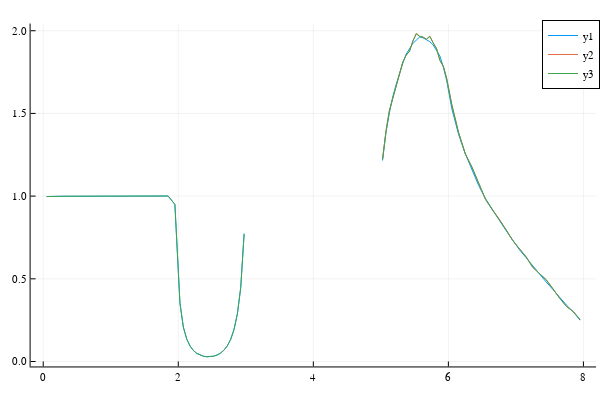

The notebook cell saved with this chart:
### Markdown cell above
Flux calculation with variance reduction, the weight reduces exponentially   
ϕ  - flux from absorption rate/tracklength   
ϕ2 - flux from scattering rate   
ϕ3 - flux from total collision rate

### Code cell
Δx=Float64[]
for i=1:length(widths)
    Δx=[Δx;ones(NΔx[i]).*widths[i]/NΔx[i]]
end
I=sum(NΔx)
x=[sum(Δx[1:i])-*(Δx[i]/2) for i=1:I]
Reactions=zeros(I);
Abs=copy(Reactions)
L1,L2=0,0;

Σ_t=map(Σt,x)
Σ_r=map(Σr,x)
Σ_s=map(Σs,x)
L=Σ_t.*Δx
Ls=Σ_s.*Δx
Lr=Σ_r.*Δx
Qp=reduce(vcat,[Q(x[i])*Δx[i] for i=1:I])
Sf=sum(Qp)
Qp/=Sf
ϕ=zeros(I);
ϕ2=zeros(I)
ϕ3=zeros(I)
φ=copy(ϕ);
φ2=copy(ϕ);
φ3=copy(ϕ);
Batches=100
tally2=zeros(Batches)
@time for batch=1:Batches
    #print("\nBatch: ", batch)
    NN=100000
    ϕ=zeros(I);
    for j=1:NN
        
        pQ=rand()

        i=0
        while pQ>0
            i+=1
            pQ-=Qp[i]    
        end

        xQ=x[i]+(0.5+pQ/Qp[i])*Δx[i]
        ω=1

        br=false
        while ω>1e-38
            if ω<0.25
                if rand()<ω
                    ω=1
                    #print("I am alive xD")
                else
                    ω=0
                    #print("Save me I am dying!\n")
                    continue
                end
            end
            μ=2*(rand()-0.5)
            invμ=1/abs(μ)
            l=-log(rand())
                
            if μ>0
                ΔxQ=x[i]+0.5*Δx[i]-xQ
                l-=ΔxQ*Σ_s[i]*invμ
                
                if l>0
                    Expa=exp(-ΔxQ*Σ_r[i]*invμ)
                    ϕ[i]+=ω*(1-Expa)
                    ω*=Expa
                    shift=1

                else
                    l+=ΔxQ*Σ_s[i]*invμ
                    Expa=exp(-l*Σ_r[i]/Σ_s[i])
                    ϕ[i]+=ω*(1-Expa)
                    ω*=Expa
                    Reactions[i]+=ω
                    xQ+=l/Σ_s[i]/invμ
                    continue
                end
                
            elseif μ<0
                ΔxQ=xQ-x[i]+0.5*Δx[i]
                l-=ΔxQ*Σ_s[i]*invμ
                    
                if l>0    
                    Expa=exp(-ΔxQ*Σ_r[i]*invμ)
                    ϕ[i]+=ω*(1-Expa)
                    ω*=Expa
                    shift=-1
                else
                    l+=ΔxQ*Σ_s[i]*invμ
                    Expa=exp(-l*Σ_r[i]/Σ_s[i])
                    ϕ[i]+=ω*(1-Expa)
                    ω*=Expa
                    Reactions[i]+=ω
                    xQ-=l/Σ_s[i]/invμ
                    continue
                end
            end
            
            while l>0 && ω>1e-38         

                if i==1 && μ<0 
                    if β1>rand()
                        μ*=-1
                        i=0
                        shift=1
                    else
                        br=true
                        break
                    end  
                elseif i==I && μ>0
                    if β2>rand()
                        μ*=-1
                        i=I+1
                        shift=-1
                    else
                        br=true
                        break
                    end
                end
                i+=shift
                l-=Ls[i]*invμ
                Expa=exp(-Lr[i]*invμ)
                ϕ[i]+=ω*(1-Expa)
                ω*=Expa

            end
            
            if br || ω<1e-38 
                break
            end

            ω/=Expa
            ϕ[i]-=ω*(1-Expa)
            if μ>0               
                xQ=x[i]+0.5*Δx[i]+(l*μ/Σ_s[i])
                ΔxQ=xQ-x[i]+0.5*Δx[i]
                Expa=exp(-ΔxQ*Σ_r[i]*invμ)
                ω*=Expa
                ϕ[i]+=ω*(1-Expa)
            elseif μ<0
                xQ=x[i]-0.5*Δx[i]+l*μ/Σ_s[i]
                ΔxQ=x[i]+0.5*Δx[i]-xQ
                Expa=exp(-ΔxQ*Σ_r[i]*invμ)
                ω*=Expa
                ϕ[i]+=ω*(1-Expa)
            end
            Reactions[i]+= ω

        end
    end
    ϕ2=Sf*Reactions./Ls/NN
    Reactions+=ϕ
    ϕ./=Lr
    ϕ*=Sf/NN
    tally2[batch]=ϕ[72]
    φ+=ϕ
    ϕ3=Sf*Reactions./L/NN
    φ2+=ϕ2
    φ3+=ϕ3
    Reactions*=0
end
plot(x,[φ,φ2,φ3]/Batches)

### Figure 1 — Plotly figure (JSON) as saved in the notebook; plotly's stock layout.template omitted (floating-point values rounded to 4 significant figures)
{"data": [{"colorbar": {"len": 0.9525, "title": "", "x": 0.9934, "y": 0.5139}, "legendgroup": "y1", "line": {"color": "rgba(0, 154, 250, 1.000)", "dash": "solid", "shape": "linear", "width": 1}, "mode": "lines", "name": "y1", "showlegend": true, "type": "scatter", "x": [0.05, 0.15, 0.25, 0.35, 0.45, 0.55, 0.65, 0.75, 0.85, 0.95, 1.05, 1.15, 1.25, 1.35, 1.45, 1.55, 1.65, 1.75, 1.85, 1.95, 2.025, 2.075, 2.125, 2.175, 2.225, 2.275, 2.325, 2.375, 2.425, 2.475, 2.525, 2.575, 2.625, 2.675, 2.725, 2.775, 2.825, 2.875, 2.925, 2.975], "xaxis": "x", "y": [0.9974, 1.0, 0.9991, 0.9992, 0.9991, 1.0, 1.001, 0.9999, 1.001, 1.002, 1.002, 1.001, 0.9981, 1.0, 1.001, 0.9998, 1.001, 0.9985, 1.001, 0.9496, 0.3516, 0.2079, 0.1359, 0.093, 0.06604, 0.04877, 0.03789, 0.03156, 0.02876, 0.02904, 0.03241, 0.03927, 0.05055, 0.06784, 0.0938, 0.1328, 0.1926, 0.2873, 0.4477, 0.7724], "yaxis": "y"}, {"colorbar": {"len": 0.9525, "title": "", "x": 0.9934, "y": 0.5139}, "legendgroup": "y1", "line": {"color": "rgba(0, 154, 250, 1.000)", "dash": "solid", "shape": "linear", "width": 1}, "mode": "lines", "name": "y1", "showlegend": false, "type": "scatter", "x": [5.025, 5.075, 5.125, 5.175, 5.225, 5.275, 5.325, 5.375, 5.425, 5.475, 5.525, 5.575, 5.625, 5.675, 5.725, 5.775, 5.825, 5.875, 5.925, 5.975, 6.05, 6.15, 6.25, 6.35, 6.45, 6.55, 6.65, 6.75, 6.85, 6.95, 7.05, 7.15, 7.25, 7.35, 7.45, 7.55, 7.65, 7.75, 7.85, 7.95], "xaxis": "x", "y": [1.215, 1.383, 1.501, 1.599, 1.673, 1.741, 1.803, 1.859, 1.893, 1.923, 1.944, 1.962, 1.957, 1.947, 1.934, 1.914, 1.877, 1.847, 1.781, 1.698, 1.53, 1.375, 1.256, 1.157, 1.063, 0.9846, 0.9181, 0.8575, 0.7943, 0.7355, 0.6774, 0.628, 0.5773, 0.5261, 0.4802, 0.4345, 0.386, 0.3405, 0.2998, 0.2498], "yaxis": "y"}, {"colorbar": {"len": 0.9525, "title": "", "x": 0.9934, "y": 0.5139}, "legendgroup": "y2", "line": {"color": "rgba(227, 111, 71, 1.000)", "dash": "solid", "shape": "linear", "width": 1}, "mode": "lines", "name": "y2", "showlegend": true, "type": "scatter", "x": [5.025, 5.075, 5.125, 5.175, 5.225, 5.275, 5.325, 5.375, 5.425, 5.475, 5.525, 5.575, 5.625, 5.675, 5.725, 5.775, 5.825, 5.875, 5.925, 5.975, 6.05, 6.15, 6.25, 6.35, 6.45, 6.55, 6.65, 6.75, 6.85, 6.95, 7.05, 7.15, 7.25, 7.35, 7.45, 7.55, 7.65, 7.75, 7.85, 7.95], "xaxis": "x", "y": [1.223, 1.39, 1.516, 1.589, 1.673, 1.738, 1.811, 1.852, 1.876, 1.939, 1.985, 1.966, 1.961, 1.949, 1.968, 1.927, 1.893, 1.819, 1.786, 1.712, 1.556, 1.386, 1.256, 1.176, 1.083, 0.98, 0.9183, 0.863, 0.7998, 0.7333, 0.6817, 0.634, 0.5688, 0.5304, 0.4948, 0.4388, 0.381, 0.3321, 0.3019, 0.254], "yaxis": "y"}, {"colorbar": {"len": 0.9525, "title": "", "x": 0.9934, "y": 0.5139}, "legendgroup": "y3", "line": {"color": "rgba(62, 164, 78, 1.000)", "dash": "solid", "shape": "linear", "width": 1}, "mode": "lines", "name": "y3", "showlegend": true, "type": "scatter", "x": [0.05, 0.15, 0.25, 0.35, 0.45, 0.55, 0.65, 0.75, 0.85, 0.95, 1.05, 1.15, 1.25, 1.35, 1.45, 1.55, 1.65, 1.75, 1.85, 1.95, 2.025, 2.075, 2.125, 2.175, 2.225, 2.275, 2.325, 2.375, 2.425, 2.475, 2.525, 2.575, 2.625, 2.675, 2.725, 2.775, 2.825, 2.875, 2.925, 2.975], "xaxis": "x", "y": [0.9974, 1.0, 0.9991, 0.9992, 0.9991, 1.0, 1.001, 0.9999, 1.001, 1.002, 1.002, 1.001, 0.9981, 1.0, 1.001, 0.9998, 1.001, 0.9985, 1.001, 0.9496, 0.3516, 0.2079, 0.1359, 0.093, 0.06604, 0.04877, 0.03789, 0.03156, 0.02876, 0.02904, 0.03241, 0.03927, 0.05055, 0.06784, 0.0938, 0.1328, 0.1926, 0.2873, 0.4477, 0.7724], "yaxis": "y"}, {"colorbar": {"len": 0.9525, "title": "", "x": 0.9934, "y": 0.5139}, "legendgroup": "y3", "line": {"color": "rgba(62, 164, 78, 1.000)", "dash": "solid", "shape": "linear", "width": 1}, "mode": "lines", "name": "y3", "showlegend": false, "type": "scatter", "x": [5.025, 5.075, 5.125, 5.175, 5.225, 5.275, 5.325, 5.375, 5.425, 5.475, 5.525, 5.575, 5.625, 5.675, 5.725, 5.775, 5.825, 5.875, 5.925, 5.975, 6.05, 6.15, 6.25, 6.35, 6.45, 6.55, 6.65, 6.75, 6.85, 6.95, 7.05, 7.15, 7.25, 7.35, 7.45, 7.55, 7.65, 7.75, 7.85, 7.95], "xaxis": "x", "y": [1.222, 1.389, 1.514, 1.59, 1.673, 1.738, 1.81, 1.852, 1.878, 1.938, 1.981, 1.966, 1.961, 1.948, 1.965, 1.926, 1.891, 1.822, 1.785, 1.711, 1.553, 1.385, 1.256, 1.174, 1.081, 0.9805, 0.9183, 0.8624, 0.7992, 0.7335, 0.6813, 0.6334, 0.5696, 0.5299, 0.4933, 0.4384, 0.3815, 0.333, 0.3017, 0.2536], "yaxis": "y"}], "layout": {"annotations": [], "height": 400, "legend": {"bgcolor": "rgba(255, 255, 255, 1.000)", "bordercolor": "rgba(0, 0, 0, 1.000)", "borderwidth": 1, "font": {"color": "rgba(0, 0, 0, 1.000)", "family": "sans-serif", "size": 11}, "title": {"font": {"color": "rgba(0, 0, 0, 1.000)", "family": "sans-serif", "size": 15}, "text": ""}, "tracegroupgap": 0, "traceorder": "normal", "x": 1, "xanchor": "auto", "y": 1, "yanchor": "auto"}, "margin": {"b": 20, "l": 0, "r": 0, "t": 20}, "paper_bgcolor": "rgba(255, 255, 255, 1.000)", "plot_bgcolor": "rgba(255, 255, 255, 1.000)", "showlegend": true, "width": 600, "xaxis": {"anchor": "y", "domain": [0.05101, 0.9934], "gridcolor": "rgba(0, 0, 0, 0.100)", "gridwidth": 0.5, "linecolor": "rgba(0, 0, 0, 1.000)", "mirror": false, "range": [-0.187, 8.187], "showgrid": true, "showline": true, "showticklabels": true, "tickangle": 0, "tickcolor": "rgb(0, 0, 0)", "tickfont": {"color": "rgba(0, 0, 0, 1.000)", "family": "sans-serif", "size": 11}, "tickmode": "array", "ticks": "inside", "ticktext": ["0", "2", "4", "6", "8"], "tickvals": [0, 2, 4, 6, 8], "title": "", "titlefont": {"color": "rgba(0, 0, 0, 1.000)", "family": "sans-serif", "size": 15}, "type": "-", "visible": true, "zeroline": false, "zerolinecolor": "rgba(0, 0, 0, 1.000)"}, "yaxis": {"anchor": "x", "domain": [0.03762, 0.9902], "gridcolor": "rgba(0, 0, 0, 0.100)", "gridwidth": 0.5, "linecolor": "rgba(0, 0, 0, 1.000)", "mirror": false, "range": [-0.02992, 2.044], "showgrid": true, "showline": true, "showticklabels": true, "tickangle": 0, "tickcolor": "rgb(0, 0, 0)", "tickfont": {"color": "rgba(0, 0, 0, 1.000)", "family": "sans-serif", "size": 11}, "tickmode": "array", "ticks": "inside", "ticktext": ["0.0", "0.5", "1.0", "1.5", "2.0"], "tickvals": [0, 0.5, 1, 1.5, 2], "title": "", "titlefont": {"color": "rgba(0, 0, 0, 1.000)", "family": "sans-serif", "size": 15}, "type": "-", "visible": true, "zeroline": false, "zerolinecolor": "rgba(0, 0, 0, 1.000)"}}}
